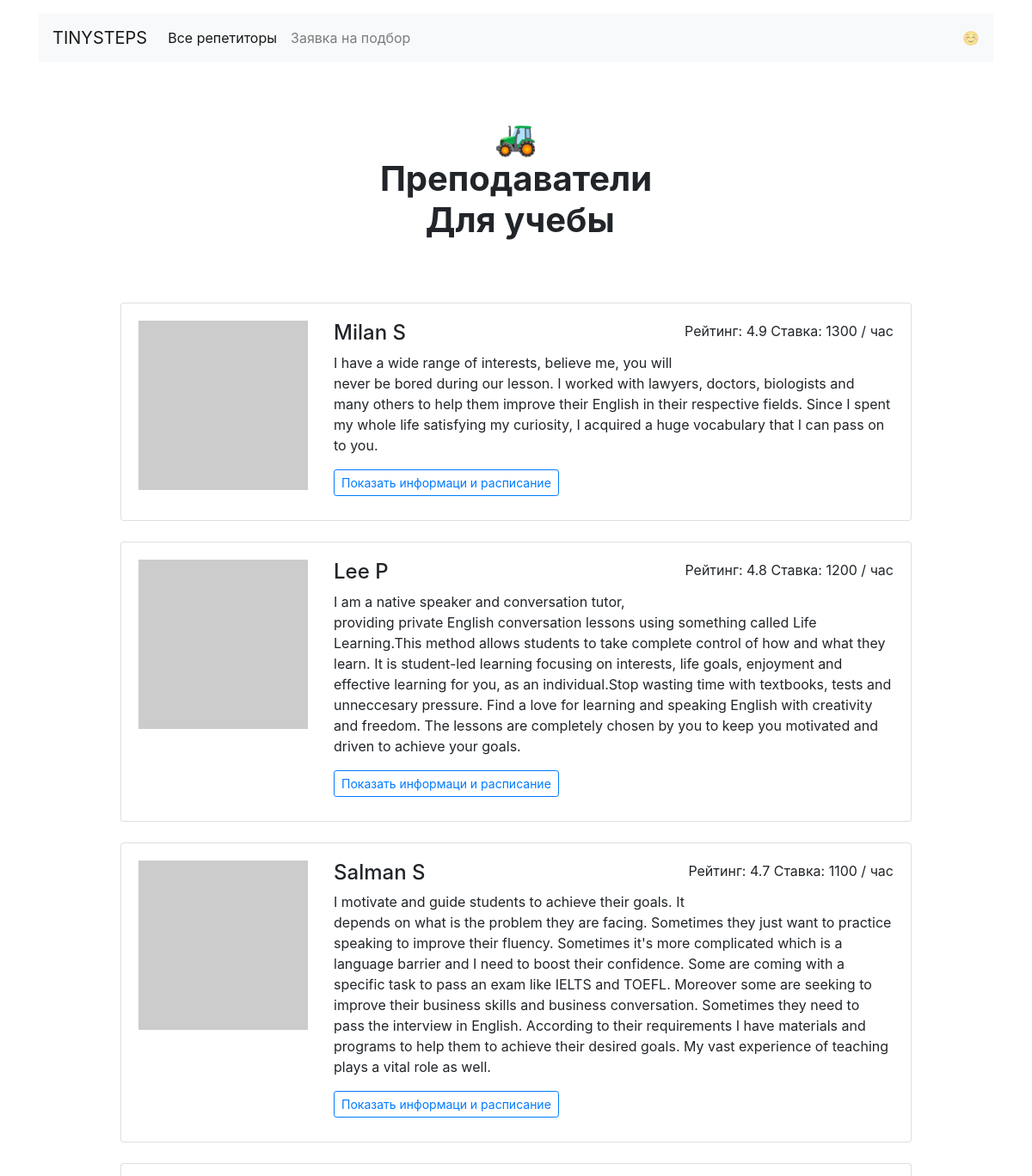
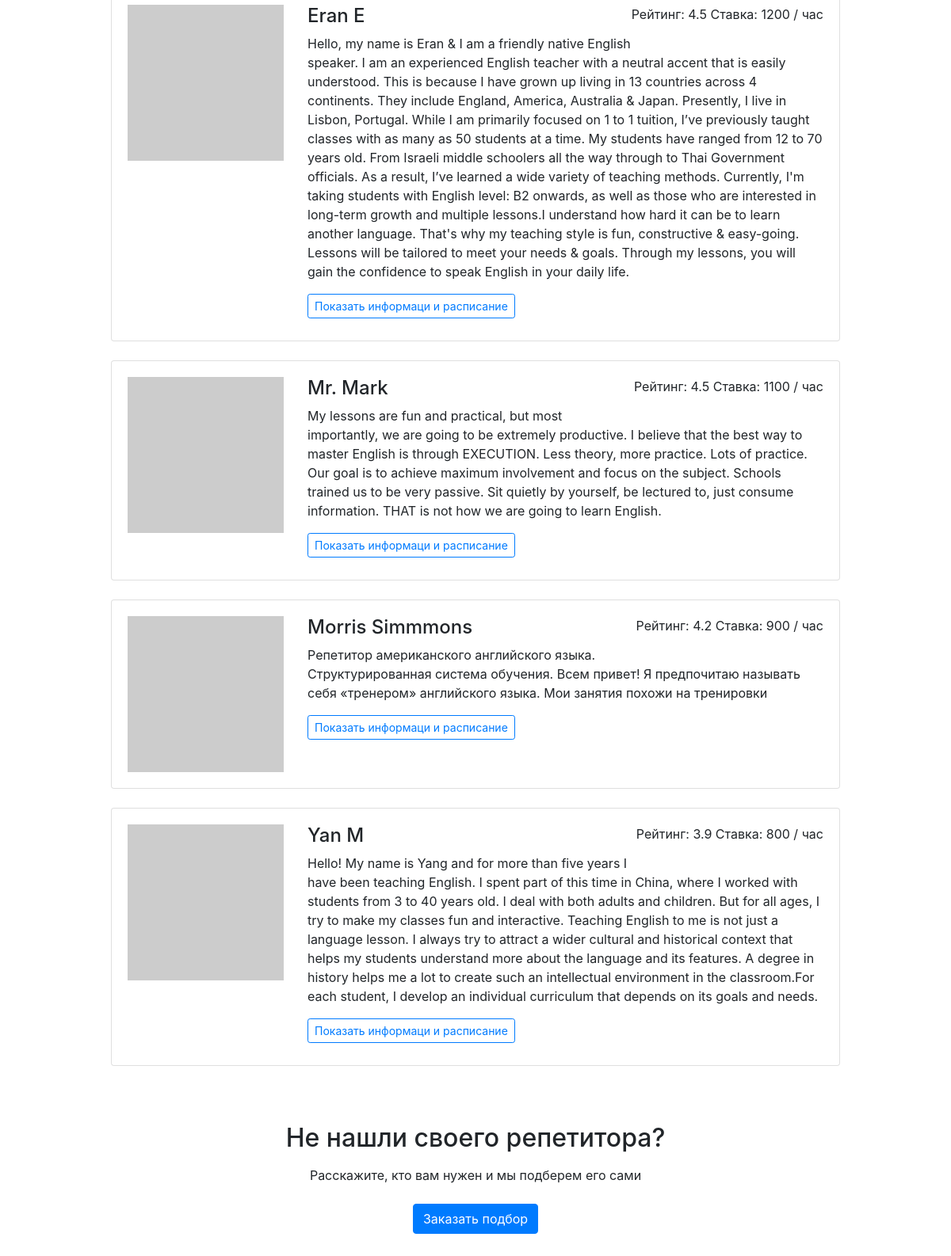
The app's page /goals/study with its own data (2 pictures, top to bottom).
### app.py (models this page shows)
class Tutor(db.Model):
    __tablename__ = "tutors"
    id = db.Column(db.Integer, primary_key=True)
    name = db.Column(db.String(50), nullable=False)
    about = db.Column(db.String(255*4), nullable=False)
    rating = db.Column(db.Float)
    picture = db.Column(db.String(255), nullable=False)
    price = db.Column(db.Integer, nullable=False)
    free = db.Column(db.JSON)
    goals = db.Column(db.JSON)
    booking = db.relationship("Booking", back_populates="tutor")

### app.py (the view)
@app.route("/goals/<goal>")
def template_goals(goal):
    tutors = []
    for tutor in db.session.query(Tutor).filter(Tutor.goals.contains(goal)).order_by(Tutor.rating.desc()).all():
        tutors.append(get_tutor_dict(tutor))
    return render_template("goal.html",
                           tutors=tutors,
                           goals=goals,
                           curr_goal=goal,
                           **params)

### app.py (called while the page is built)
def get_tutor_dict(tutor):
    return {
        'id': tutor.id,
        'name': tutor.name,
        'about': tutor.about,
        'rating': tutor.rating,
        'price': tutor.price,
        'picture': tutor.picture,
        'goals': tutor.goals,
        'free': tutor.free,
    }

### templates/goal.html
{% extends 'base.html' %}
{% block main_content %}
  <main class="container mt-3">
    <h1 class="h1 text-center w-50 mx-auto mt-1 py-5 mb-4"><strong>🚜<br />Преподаватели <br>  {{ goals[curr_goal] }}</strong></h1>
      <div class="row">
      <div class="col-12 col-lg-10 offset-lg-1 m-auto">
        {% for tutor in tutors %}
        <div class="card mb-4">
          <div class="card-body">
            <div class="row">
              <div class="col-3"><img src="{{ tutor['picture'] }}" class="img-fluid" alt=""></div>
              <div class="col-9">
                <p class="float-right">Рейтинг: {{ tutor['rating'] }} Ставка: {{ tutor['price'] }} / час</p>
                <h2 class="h4">{{ tutor['name'] }}</h2>
                <p>{{ tutor['about'] }}</p>
                <a href="{{ url_for('template_profiles', tutor_id=tutor['id']) }}" class="btn btn-outline-primary btn-sm mr-3 mb-2">Показать информаци и расписание</a>
              </div>
            </div>
          </div>
        </div>
        {% endfor %}
      </div>
    </div>
    <h2 class="text-center mt-5 mb-3">Не нашли своего репетитора?</h2>
    <p class="text-center mb-4">Расскажите, кто вам нужен и мы подберем его сами</p>
    <div class="text-center pb-5">
        <a href="request.html" class="btn btn-primary">Заказать подбор</a>
    </div>
  </main>
{% endblock %}

### records on screen
Tutor: rating "4.9", price "1300", name "Milan S", about "I have a wide range of interests, believe me, you will never be bored during our lesson. I worked with lawyers, doctors, biologists and many others to help them improve their English in their respective fields. Since I spent my whole life satisfying my curiosity, I acquired a huge vocabulary that I can pass on to you."
Tutor: rating "4.8", price "1200", name "Lee P", about "I am a native speaker and conversation tutor, providing private English conversation lessons using something called Life Learning.This method allows students to take complete control of how and what they learn. It is student-led learning focusing on interests, life goals, enjoyment and effective learning for you, as an individual.Stop wasting time with textbooks, tests and unneccesary pressure. Find a love for learning and speaking English with creativity and freedom. The lessons are completely chosen by you to keep you motivated and driven to achieve your goals."
Tutor: rating "4.7", price "1100", name "Salman S", about "I motivate and guide students to achieve their goals. It depends on what is the problem they are facing. Sometimes they just want to practice speaking to improve their fluency. Sometimes it's more complicated which is a language barrier and I need to boost their confidence. Some are coming with a specific task to pass an exam like IELTS and TOEFL. Moreover some are seeking to improve their business skills and business conversation. Sometimes they need to pass the interview in English. According to their requirements I have materials and programs to help them to achieve their desired goals. My vast experience of teaching plays a vital role as well."
Tutor: rating "4.5", price "1200", name "Eran E", about "Hello, my name is Eran & I am a friendly native English speaker. I am an experienced English teacher with a neutral accent that is easily understood. This is because I have grown up living in 13 countries across 4 continents. They include England, America, Australia & Japan. Presently, I live in Lisbon, Portugal. While I am primarily focused on 1 to 1 tuition, I’ve previously taught classes with as many as 50 students at a time. My students have ranged from 12 to 70 years old. From Israeli middle schoolers all the way through to Thai Government officials. As a result, I’ve learned a wide variety of teaching methods. Currently, I'm taking students with English level: B2 onwards, as well as…"
Tutor: rating "4.5", price "1100", name "Mr. Mark", about "My lessons are fun and practical, but most importantly, we are going to be extremely productive. I believe that the best way to master English is through EXECUTION. Less theory, more practice. Lots of practice. Our goal is to achieve maximum involvement and focus on the subject. Schools trained us to be very passive. Sit quietly by yourself, be lectured to, just consume information. THAT is not how we are going to learn English."
Tutor: rating "4.2", price "900", name "Morris Simmmons", about "Репетитор американского английского языка. Структурированная система обучения. Всем привет! Я предпочитаю называть себя «тренером» английского языка. Мои занятия похожи на тренировки"
Tutor: rating "3.9", price "800", name "Yan M", about "Hello! My name is Yang and for more than five years I have been teaching English. I spent part of this time in China, where I worked with students from 3 to 40 years old. I deal with both adults and children. But for all ages, I try to make my classes fun and interactive. Teaching English to me is not just a language lesson. I always try to attract a wider cultural and historical context that helps my students understand more about the language and its features. A degree in history helps me a lot to create such an intellectual environment in the classroom.For each student, I develop an individual curriculum that depends on its goals and needs."

### other values on screen
{{ goals[curr_goal] }} "Для учебы"
